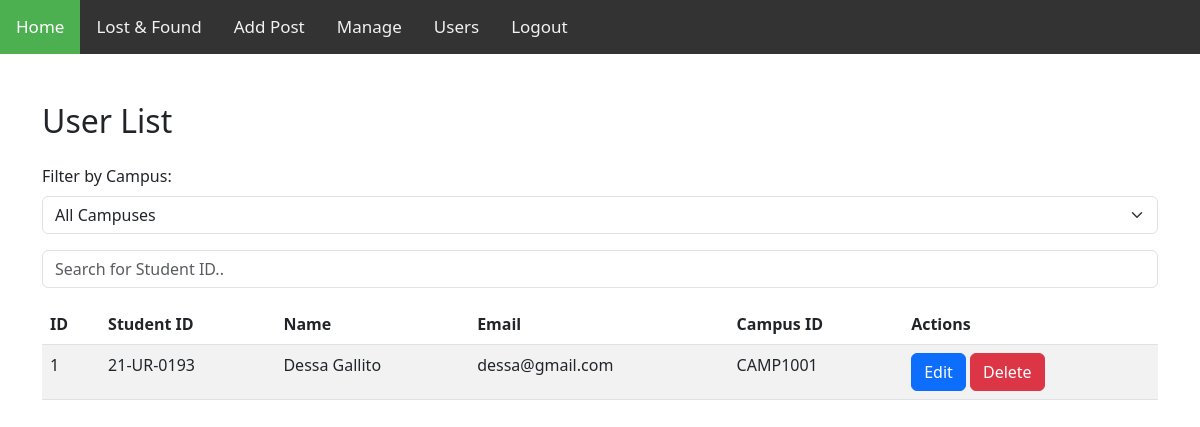
Screenshot of /adminpages/usersAdmin.php with the database file from the repository.
### tables this page shows
CREATE TABLE `user` (
  `ID` int(11) NOT NULL,
  `studentid` varchar(255) NOT NULL,
  `name` varchar(255) NOT NULL,
  `email` varchar(255) NOT NULL,
  `password` varchar(255) NOT NULL,
  `campusID` varchar(255) NOT NULL
);

### adminpages/usersAdmin.php (the view, shortened to what this page needs)
<?php
require("../login/config.php");
$query = "SELECT * FROM user";
$result = mysqli_query($conn, $query);
if (mysqli_num_rows($result) > 0) {
    ?>
    <!DOCTYPE html>
    <html lang="en">
    <head>
        <link rel="stylesheet" href="https://cdnjs.cloudflare.com/ajax/libs/twitter-bootstrap/5.3.0/css/bootstrap.min.css">
    </head>
    <body>
</head>
<body>
<div class="topnav" id="myTopnav">
    <a href="adminBoard.php" class="active"><i class="fa fa-fw fa-home"></i>Home</a>
    <a href="adminpost.php"><i class="fas fa-fw fa-user"></i>Lost & Found</a>
    <a href="add_lost_item.php"><i class="fa-solid fa-utensils"></i>Add Post</a>
    <a href="manageitems.php"><i class="fa-solid fa-utensils"></i>Manage</a>
    <a href="usersAdmin.php"><i class="fa-solid fa-utensils"></i>Users</a>
    <a href="../login/logout.php"><i class="fas fa-fw fa-sign-out"></i>Logout</a>
</div>
<div class="container mt-5">
    <h2 class="mb-4">User List</h2>
    <div class="mb-3">
        <label for="campusFilter" class="form-label">Filter by Campus:</label>
        <select class="form-select" id="campusFilter">
            <option value="">All Campuses</option>
        </select>
    </div>
    <input type="text" id="searchInput" class="form-control mb-3" placeholder="Search for Student ID..">
    <div id="searchResults">
        <table class="table table-striped">
            <thead>
            <tr>
                <th>ID</th>
                <th>Student ID</th>
                <th>Name</th>
                <th>Email</th>
                <th>Campus ID</th>
                <th>Actions</th>
            </tr>
            </thead>
            <tbody>
            <?php
            while ($row = mysqli_fetch_assoc($result)) {
                ?>
                <tr>
                    <td><?php echo htmlspecialchars($row['ID']); ?></td>
                    <td><?php echo htmlspecialchars($row['studentid']); ?></td>
                    <td><?php echo htmlspecialchars($row['name']); ?></td>
                    <td><?php echo htmlspecialchars($row['email']); ?></td>
                    <td><?php echo htmlspecialchars($row['campusID']); ?></td>
                    <td>
                        <a href="edit_user.php?id=<?php echo htmlspecialchars($row['ID']); ?>"
                           class="btn btn-primary">Edit</a>
                        <button onclick="deleteUser(<?php echo htmlspecialchars($row['ID']); ?>)"
                                class="btn btn-danger">Delete
                        </button>
                    </td>
                </tr>
                <?php
            }
            ?>
            </tbody>
        </table>
    </div>
</div>
</body>
</html>
<?php
} else {
    echo "No users found";
}
?>

### adminpages/usersAdmin.php (style rules this page uses)
body { margin: 0; padding: 0; }
.topnav { background-color: #333; overflow: hidden; }
.topnav a { float: left; color: #f2f2f2; text-align: center; padding: 14px 16px; text-decoration: none; font-size: 17px; }
.topnav a.active { background-color: #4CAF50; color: white; }

### rows the page displays
user: ID "1", studentid "21-UR-0193", name "Dessa Gallito", email "dessa@gmail.com", campusID "CAMP1001"
